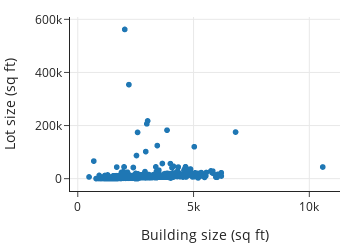

Here is the notebook cell this chart was saved with:
### Markdown cell above
The log transform can also reveal shape in scatter plots.
Here, we've plotted building size on the x-axis and
lot size on the y-axis.
It's hard to see the shape in this plot since many of the points are crammed
along the bottom of the data region:

### Code cell
px.scatter(sfh, x='bsqft', y='lsqft', 
           labels={"bsqft": "Building size (sq ft)",
                    "lsqft": "Lot size (sq ft)"},
           width=350, height=250)

### Figure 1 — Plotly figure (JSON) as saved in the notebook; plotly's stock layout.template omitted (floating-point values rounded to 4 significant figures; data arrays with more than 128 entries replaced by an {"elided": "..."} marker saying what was removed)
{"data": [{"hovertemplate": "Building size (sq ft)=%{x}<br>Lot size (sq ft)=%{y}<extra></extra>", "legendgroup": "", "marker": {"color": "#1F77B4", "symbol": "circle"}, "mode": "markers", "name": "", "showlegend": false, "type": "scattergl", "x": {"elided": "3065 int values"}, "xaxis": "x", "y": {"elided": "3065 int values"}, "yaxis": "y"}], "layout": {"height": 250, "legend": {"tracegroupgap": 0}, "width": 350, "xaxis": {"anchor": "y", "autorange": true, "domain": [0, 1], "range": [-338.1, 11330.0], "title": {"text": "Building size (sq ft)"}, "type": "linear"}, "yaxis": {"anchor": "x", "autorange": true, "domain": [0, 1], "range": [-46170.0, 608500.0], "title": {"text": "Lot size (sq ft)"}, "type": "linear"}}}
